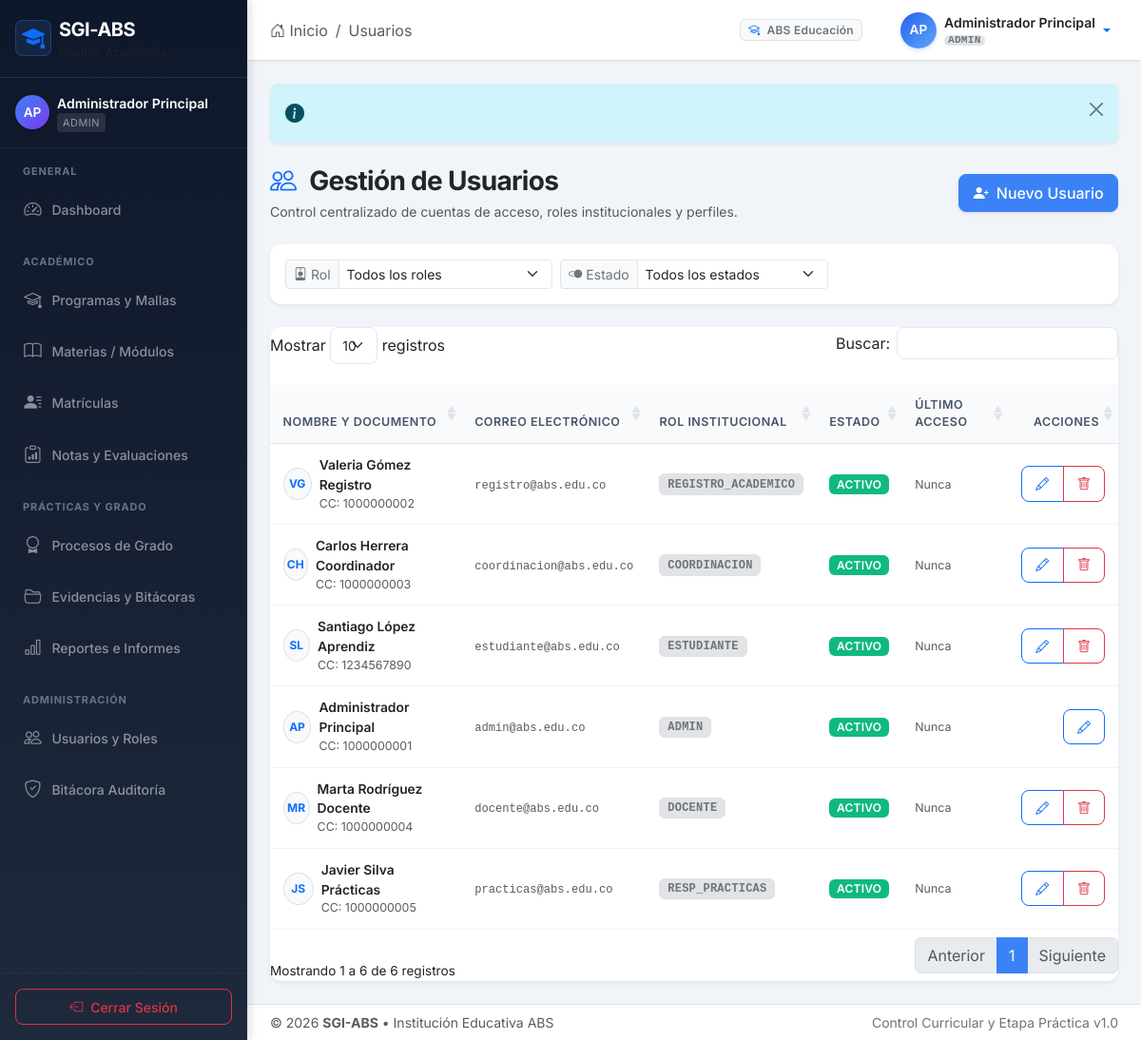
Page /index.php?module=usuarios&action=index (signed in) on the committed database.
### tables this page shows
CREATE TABLE `usuarios` (
  `id_usuario` INT UNSIGNED NOT NULL AUTO_INCREMENT,
  `rol` ENUM('ADMIN','REGISTRO_ACADEMICO','COORDINACION','DOCENTE','RESP_PRACTICAS','ESTUDIANTE') NOT NULL DEFAULT 'ESTUDIANTE',
  `correo` VARCHAR(120) NOT NULL,
  `password_hash` VARCHAR(255) NOT NULL,
  `nombres` VARCHAR(80) NOT NULL,
  `apellidos` VARCHAR(80) NOT NULL,
  `tipo_documento` ENUM('CC','TI','CE','PASAPORTE','OTRO') NULL,
  `documento` VARCHAR(20) NULL,
  `fecha_nacimiento` DATE NULL,
  `telefono` VARCHAR(20) NULL,
  `autorizacion_datos` TINYINT(1) NOT NULL DEFAULT 0,
  `fecha_autorizacion` DATETIME NULL,
  `mfa_habilitado` TINYINT(1) NOT NULL DEFAULT 0,
  `estado` ENUM('ACTIVO','BLOQUEADO','INACTIVO') NOT NULL DEFAULT 'ACTIVO',
  `ultimo_acceso` DATETIME NULL,
  `creado_en` DATETIME NOT NULL DEFAULT CURRENT_TIMESTAMP,
  PRIMARY KEY (`id_usuario`),
  UNIQUE KEY `uk_usuarios_correo` (`correo`),
  KEY `idx_usuarios_rol` (`rol`),
  KEY `idx_usuarios_estado` (`estado`),
  KEY `idx_usuarios_documento` (`tipo_documento`, `documento`)
);

### views/usuarios/index.php (the view, shortened to what the rows shown need)
<?php
include BASE_PATH . '/views/layouts/header.php';
$usuarios = $usuarios ?? [];
?>
<div class="card shadow-sm border-0">
  <div class="card-body p-0">
    <div class="table-responsive">
      <table class="table table-hover table-sm datatable align-middle mb-0">
        <thead>
          <tr>
            <th>Nombre y Documento</th>
            <th>Correo Electrónico</th>
            <th>Rol Institucional</th>
            <th>Estado</th>
            <th>Último Acceso</th>
            <th class="text-end">Acciones</th>
          </tr>
        </thead>
        <tbody>
          <?php if (!empty($usuarios)): ?>
            <?php foreach ($usuarios as $u): ?>
              <tr>
                <td>
                  <div class="d-flex align-items-center">
                    <div class="avatar-sm me-2 bg-light text-primary rounded-circle d-flex align-items-center justify-content-center fw-bold border" style="width: 34px; height: 34px; font-size: 0.75rem;">
                      <?= strtoupper(substr($u['nombres'] ?? 'U', 0, 1) . substr($u['apellidos'] ?? '', 0, 1)) ?>
                    </div>
                    <div>
                      <div class="fw-semibold text-dark">
                        <?= htmlspecialchars(($u['nombres'] ?? '') . ' ' . ($u['apellidos'] ?? ''), ENT_QUOTES, 'UTF-8') ?>
                      </div>
                      <?php if (!empty($u['documento'])): ?>
                        <div class="smaller text-muted">
                          <?= htmlspecialchars($u['tipo_documento'] ?? 'CC', ENT_QUOTES, 'UTF-8') ?>: <?= htmlspecialchars($u['documento'], ENT_QUOTES, 'UTF-8') ?>
                        </div>
                      <?php endif; ?>
                    </div>
                  </div>
                </td>
                <td>
                  <span class="small text-muted font-monospace"><?= htmlspecialchars($u['correo'] ?? '', ENT_QUOTES, 'UTF-8') ?></span>
                </td>
                <td>
                  <span class="badge bg-secondary-subtle text-secondary border font-monospace">
                    <?= htmlspecialchars($u['rol'] ?? 'ESTUDIANTE', ENT_QUOTES, 'UTF-8') ?>
                  </span>
                </td>
                <td>
                  <?= render_badge($u['estado'] ?? 'ACTIVO') ?>
                </td>
                <td>
                  <span class="smaller text-muted">
                    <?= !empty($u['ultimo_acceso']) ? htmlspecialchars($u['ultimo_acceso'], ENT_QUOTES, 'UTF-8') : 'Nunca' ?>
                  </span>
                </td>
                <td class="text-end">
                  <div class="btn-group btn-group-sm">
                    <a href="<?= url('usuarios', 'editar', ['id' => $u['id_usuario']]) ?>" class="btn btn-outline-primary" title="Editar">
                      <i class="bi bi-pencil"></i>
                    </a>
                    <?php if (($u['id_usuario'] ?? 0) != ($currentUser['id_usuario'] ?? 0)): ?>
                      <a href="<?= url('usuarios', 'eliminar', ['id' => $u['id_usuario']]) ?>"
                         class="btn btn-outline-danger"
                         title="Eliminar usuario"
                         data-confirm="¿Desea desactivar o eliminar la cuenta de <?= htmlspecialchars($u['nombres'] . ' ' . $u['apellidos'], ENT_QUOTES, 'UTF-8') ?>?">
                        <i class="bi bi-trash"></i>
                      </a>
                    <?php endif; ?>
                  </div>
                </td>
              </tr>
            <?php endforeach; ?>
          <?php endif; ?>
        </tbody>
      </table>
    </div>
  </div>
</div>
<?php include BASE_PATH . '/views/layouts/footer.php'; ?>

### views/layouts/header.php (shortened to what the rows shown need)
<?php
if (!function_exists('url')) {
    function url(string $module, string $action = 'index', array $params = []): string {
        $p = array_merge(['module' => $module, 'action' => $action], $params);
        return 'index.php?' . http_build_query($p);
    }
}
if (!function_exists('render_badge')) {
    function render_badge(?string $status): string {
        $s = strtoupper(trim($status));
        $class = match ($s) {
            'ACTIVO', 'APROBADO', 'APROBADA', 'LIMPIO', 'PUBLICADA', 'AVALADO', 'EMITIDO', 'ACTIVA' => 'badge bg-success',
            'EN_CURSO', 'HABILITACION_PROGRAMADA', 'BORRADOR', 'EN_EJECUCION', 'SUSPENDIDA', 'EN_REVISION' => 'badge bg-warning text-dark',
            'REPROBADO', 'REPROBADO_HABILITACION', 'BLOQUEADO', 'INTERRUMPIDO', 'RETIRADA', 'RECHAZADA', 'REVOCADO', 'CON_DEUDA_ACADEMICA' => 'badge bg-danger',
            'INACTIVO', 'CERRADA' => 'badge bg-secondary',
            'PENDIENTE', 'ENTREGADA' => 'badge bg-info text-dark',
            'ELEGIBLE' => 'badge bg-primary',
            'HOMOLOGADO', 'FINALIZADO', 'APROBADO_HABILITACION' => 'badge bg-purple',
            default => 'badge bg-secondary'
        };
        $label = str_replace('_', ' ', $s);
        return '<span class="' . $class . '">' . htmlspecialchars($label, ENT_QUOTES, 'UTF-8') . '</span>';
    }
}
?>
<!DOCTYPE html>
<html lang="es">
<head>
  <link href="https://cdn.jsdelivr.net/npm/bootstrap@5.3.2/dist/css/bootstrap.min.css" rel="stylesheet">
  <link href="https://cdn.jsdelivr.net/npm/bootstrap-icons@1.11.3/font/bootstrap-icons.min.css" rel="stylesheet">
  <link href="https://cdn.datatables.net/1.13.7/css/dataTables.bootstrap5.min.css" rel="stylesheet">
  <link href="assets/css/app.css" rel="stylesheet">
</head>
<body class="<?= isset($currentUser) && $currentUser ? 'has-sidebar' : 'bg-auth' ?>">
<?php if (isset($currentUser) && $currentUser): ?>
<div class="d-flex" id="wrapper">
  <?php include BASE_PATH . '/views/layouts/sidebar.php'; ?>
  <div id="page-content-wrapper" class="flex-grow-1 d-flex flex-column min-vh-100">
    <nav class="navbar navbar-expand-lg bg-white border-bottom px-3 px-md-4 py-2 sticky-top app-header">
      <div class="container-fluid px-0">
        <div class="d-none d-sm-flex align-items-center me-auto">
          <nav aria-label="breadcrumb">
            <ol class="breadcrumb mb-0">
              <li class="breadcrumb-item"><a href="<?= url('dashboard') ?>" class="text-decoration-none text-muted"><i class="bi bi-house-door"></i> Inicio</a></li>
              <?php if ($currentModule !== 'dashboard'): ?>
                <li class="breadcrumb-item text-capitalize"><a href="<?= url($currentModule) ?>" class="text-decoration-none text-muted"><?= htmlspecialchars($currentModule, ENT_QUOTES, 'UTF-8') ?></a></li>
              <?php endif; ?>
            </ol>
          </nav>
        </div>
        <div class="d-flex align-items-center ms-auto gap-3">
          <div class="d-none d-md-flex align-items-center text-muted small me-2">
            <span class="badge bg-light text-secondary border px-2 py-1 me-2">
              <i class="bi bi-mortarboard me-1 text-primary"></i> ABS Educación
            </span>
          </div>
          <div class="dropdown">
            <a href="#" class="d-flex align-items-center text-decoration-none dropdown-toggle user-menu-btn" id="userDropdown" data-bs-toggle="dropdown" aria-expanded="false">
              <div class="user-avatar me-2">
                <?= strtoupper(substr($currentUser['nombres'] ?? 'U', 0, 1) . substr($currentUser['apellidos'] ?? '', 0, 1)) ?>
              </div>
              <div class="d-none d-md-block text-start lh-sm me-1">
                <div class="fw-semibold text-dark small user-name">
                  <?= htmlspecialchars(($currentUser['nombres'] ?? '') . ' ' . ($currentUser['apellidos'] ?? ''), ENT_QUOTES, 'UTF-8') ?>
                </div>
                <div class="text-muted smaller">
                  <span class="badge bg-secondary-subtle text-secondary py-0 px-1 font-monospace" style="font-size:0.7rem;">
                    <?= htmlspecialchars($currentUser['rol'] ?? 'USUARIO', ENT_QUOTES, 'UTF-8') ?>
                  </span>
                </div>
              </div>
            </a>
          </div>
        </div>
      </div>
    </nav>
    <main class="flex-grow-1 py-4">
      <div class="container-fluid px-3 px-md-4">
        <?php if (isset($flash) && $flash): ?>
          <?php
            $alertType = match($flash['type'] ?? 'info') {
                'success' => 'success',
                'error' => 'danger',
                'warning' => 'warning',
                'info' => 'info',
                default => 'secondary'
            };
            $alertIcon = match($flash['type'] ?? 'info') {
                'success' => 'check-circle-fill',
                'error' => 'exclamation-octagon-fill',
                'warning' => 'exclamation-triangle-fill',
                default => 'info-circle-fill'
            };
          ?>
          <div class="alert alert-<?= $alertType ?> alert-dismissible fade show shadow-sm border-0 d-flex align-items-center mb-4" role="alert">
            <i class="bi bi-<?= $alertIcon ?> fs-5 me-2 flex-shrink-0"></i>
            <button type="button" class="btn-close" data-bs-dismiss="alert" aria-label="Cerrar"></button>
          </div>
        <?php endif; ?>
<?php else: ?>
  <div class="container">
<?php endif; ?>

### views/layouts/sidebar.php (shortened to what the rows shown need)
<?php
$role = $currentUser['rol'] ?? 'ESTUDIANTE';
$currentModule = $_GET['module'] ?? 'dashboard';
function is_active(string $module, ?string $action = null): string {
    global $currentModule, $currentAction;
    return ($currentModule === $module) ? 'active' : '';
}
?>
<aside id="sidebar-wrapper" class="sidebar d-flex flex-column flex-shrink-0">
  <div class="sidebar-brand d-flex align-items-center justify-content-between px-3 py-3 border-bottom border-secondary border-opacity-25">
    <a href="<?= url('dashboard') ?>" class="d-flex align-items-center text-white text-decoration-none brand-link">
      <div class="brand-icon me-2 d-flex align-items-center justify-content-center">
        <i class="bi bi-mortarboard-fill fs-4 text-primary"></i>
      </div>
      <div>
        <span class="fs-5 fw-bold tracking-tight text-white">SGI-ABS</span>
        <div class="brand-subtitle text-muted smaller">Gestión Académica</div>
      </div>
    </a>
  </div>
  <div class="sidebar-user px-3 py-3 border-bottom border-secondary border-opacity-10">
    <div class="d-flex align-items-center">
      <div class="sidebar-avatar me-2 flex-shrink-0">
        <?= strtoupper(substr($currentUser['nombres'] ?? 'U', 0, 1) . substr($currentUser['apellidos'] ?? '', 0, 1)) ?>
      </div>
      <div class="overflow-hidden">
        <div class="text-white small fw-semibold text-truncate">
          <?= htmlspecialchars(($currentUser['nombres'] ?? '') . ' ' . ($currentUser['apellidos'] ?? ''), ENT_QUOTES, 'UTF-8') ?>
        </div>
        <div class="text-white-50 smaller d-flex align-items-center gap-1">
          <span class="user-role-badge"><?= htmlspecialchars($role, ENT_QUOTES, 'UTF-8') ?></span>
        </div>
      </div>
    </div>
  </div>
  <div class="sidebar-nav flex-grow-1 overflow-y-auto py-2">
    <ul class="nav nav-pills flex-column px-2 gap-1 mb-auto">
      <li class="nav-heading text-uppercase text-white-50 smaller px-3 pt-2 pb-1">General</li>
      <li class="nav-item">
        <a href="<?= url('dashboard') ?>" class="nav-link text-white-50 <?= is_active('dashboard') ?>">
          <i class="bi bi-speedometer2 me-2"></i>
          <span>Dashboard</span>
        </a>
      </li>
      <?php if (in_array($role, ['ADMIN', 'REGISTRO_ACADEMICO', 'COORDINACION'])): ?>
        <li class="nav-heading text-uppercase text-white-50 smaller px-3 pt-3 pb-1">Académico</li>
        <li class="nav-item">
          <a href="<?= url('programas') ?>" class="nav-link text-white-50 <?= is_active('programas') ?>">
            <i class="bi bi-mortarboard me-2"></i>
            <span>Programas y Mallas</span>
          </a>
        </li>
        <?php if ($role === 'ADMIN'): ?>
        <li class="nav-item">
          <a href="<?= url('materias') ?>" class="nav-link text-white-50 <?= is_active('materias') ?>">
            <i class="bi bi-book me-2"></i>
            <span>Materias / Módulos</span>
          </a>
        </li>
        <?php endif; ?>
        <li class="nav-item">
          <a href="<?= url('matriculas') ?>" class="nav-link text-white-50 <?= is_active('matriculas') ?>">
            <i class="bi bi-person-lines-fill me-2"></i>
            <span>Matrículas</span>
          </a>
        </li>
      <?php endif; ?>
      <?php if (in_array($role, ['ADMIN', 'REGISTRO_ACADEMICO', 'COORDINACION', 'DOCENTE'])): ?>
        <li class="nav-item">
          <a href="<?= url('resultados') ?>" class="nav-link text-white-50 <?= is_active('resultados') ?>">
            <i class="bi bi-clipboard-data me-2"></i>
            <span>Notas y Evaluaciones</span>
          </a>
        </li>
      <?php endif; ?>
      <?php if (in_array($role, ['ADMIN', 'COORDINACION', 'RESP_PRACTICAS'])): ?>
        <li class="nav-heading text-uppercase text-white-50 smaller px-3 pt-3 pb-1">Prácticas y Grado</li>
        <li class="nav-item">
          <a href="<?= url('procesos') ?>" class="nav-link text-white-50 <?= is_active('procesos') ?>">
            <i class="bi bi-award me-2"></i>
            <span>Procesos de Grado</span>
          </a>
        </li>
        <li class="nav-item">
          <a href="<?= url('evidencias') ?>" class="nav-link text-white-50 <?= is_active('evidencias') ?>">
            <i class="bi bi-folder2-open me-2"></i>
            <span>Evidencias y Bitácoras</span>
          </a>
        </li>
      <?php endif; ?>
      <?php if (in_array($role, ['ADMIN', 'COORDINACION'])): ?>
        <li class="nav-item">
          <a href="<?= url('reportes') ?>" class="nav-link text-white-50 <?= is_active('reportes') ?>">
            <i class="bi bi-bar-chart me-2"></i>
            <span>Reportes e Informes</span>
          </a>
        </li>
      <?php endif; ?>
      <?php if ($role === 'ADMIN'): ?>
        <li class="nav-heading text-uppercase text-white-50 smaller px-3 pt-3 pb-1">Administración</li>
        <li class="nav-item">
          <a href="<?= url('usuarios') ?>" class="nav-link text-white-50 <?= is_active('usuarios') ?>">
            <i class="bi bi-people me-2"></i>
            <span>Usuarios y Roles</span>
          </a>
        </li>
        <li class="nav-item">
          <a href="<?= url('auditoria') ?>" class="nav-link text-white-50 <?= is_active('auditoria') ?>">
            <i class="bi bi-shield-check me-2"></i>
            <span>Bitácora Auditoría</span>
          </a>
        </li>
      <?php endif; ?>
    </ul>
  </div>
  <div class="sidebar-footer p-3 border-top border-secondary border-opacity-10 mt-auto">
    <a href="<?= url('auth', 'logout') ?>" class="btn btn-outline-danger w-100 btn-sm d-flex align-items-center justify-content-center gap-2">
      <i class="bi bi-box-arrow-left"></i>
      <span>Cerrar Sesión</span>
    </a>
  </div>
</aside>

### rows in the picture
usuarios: nombres+apellidos "AP", nombres+apellidos "Administrador Principal", rol "ADMIN", tipo_documento "CC", documento "1000000001", correo "admin@abs.edu.co", estado "ACTIVO", shows "Nunca"
usuarios: nombres+apellidos "VG", nombres+apellidos "Valeria Gómez Registro", tipo_documento "CC", documento "1000000002", correo "registro@abs.edu.co", rol "REGISTRO_ACADEMICO", estado "ACTIVO", shows "Nunca"
usuarios: nombres+apellidos "CH", nombres+apellidos "Carlos Herrera Coordinador", tipo_documento "CC", documento "1000000003", correo "coordinacion@abs.edu.co", rol "COORDINACION", estado "ACTIVO", shows "Nunca"
usuarios: nombres+apellidos "SL", nombres+apellidos "Santiago López Aprendiz", tipo_documento "CC", documento "1234567890", correo "estudiante@abs.edu.co", rol "ESTUDIANTE", estado "ACTIVO", shows "Nunca"
usuarios: nombres+apellidos "MR", nombres+apellidos "Marta Rodríguez Docente", tipo_documento "CC", documento "1000000004", correo "docente@abs.edu.co", rol "DOCENTE", estado "ACTIVO", shows "Nunca"
usuarios: nombres+apellidos "JS", nombres+apellidos "Javier Silva Prácticas", tipo_documento "CC", documento "1000000005", correo "practicas@abs.edu.co", rol "RESP_PRACTICAS", estado "ACTIVO", shows "Nunca"

### other values in the picture
$currentModule "Usuarios"
